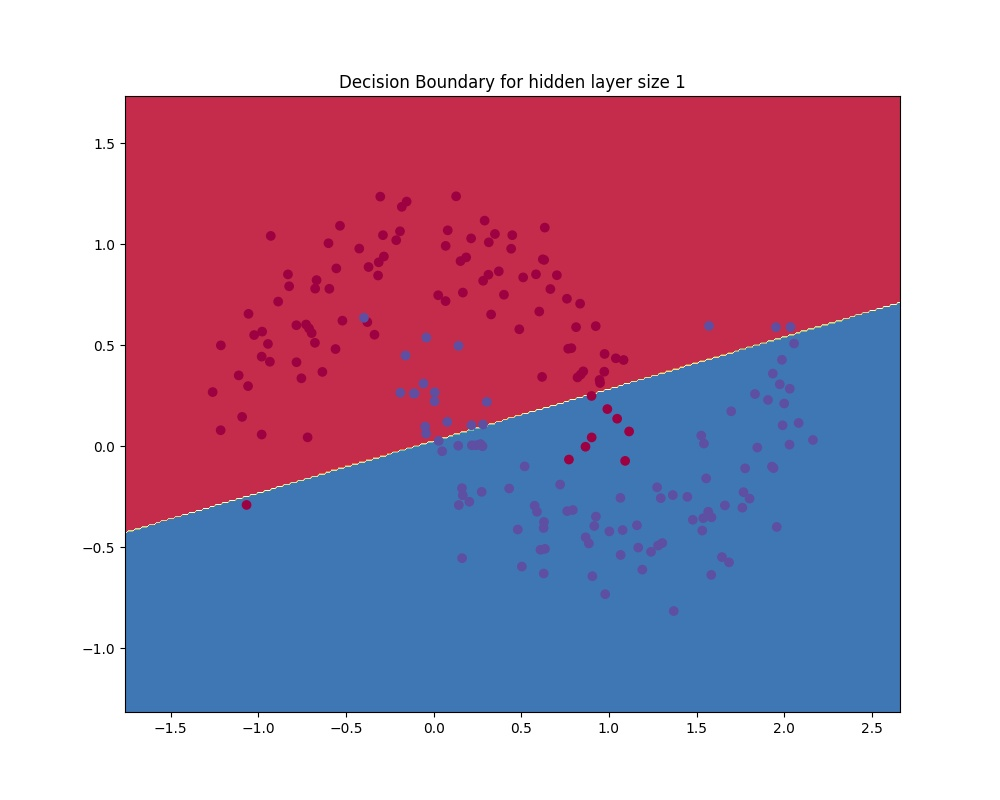

Write the Python code that produced this figure.
import numpy as np
import Hidden_layer_size as h
import matplotlib.pyplot as plt
import sklearn

# Now with more noise
# Generate a dataset and plot it
np.random.seed(0)

# The data generator allows us to regulate the noise level
X, y = sklearn.datasets.make_moons(200, noise=0.3)
y = y.reshape(200,1)
plt.scatter(X[:, 0], X[:, 1], s=40, c=y.flatten(), cmap=plt.cm.Spectral)


# Hyper parameters
hiden_layer_size = 1

# I picked this value because it showed good results in my experiments
learning_rate = 0.01

# Initialize the parameters to random values. We need to learn these.
np.random.seed(0)

# This is what we return at the end
model = h.initialize_parameters(nn_input_dim=2, nn_hdim= hiden_layer_size, nn_output_dim= 1)
model = h.train(model, X, y, learning_rate=learning_rate, num_passes=1000, print_loss=True)

# Plot the decision boundary
h.plot_decision_boundary(lambda x: h.predict(model, x))
plt.title("Decision Boundary for hidden layer size 1")

plt.savefig("Too_small_hidden_size.jpg");

plt.show();